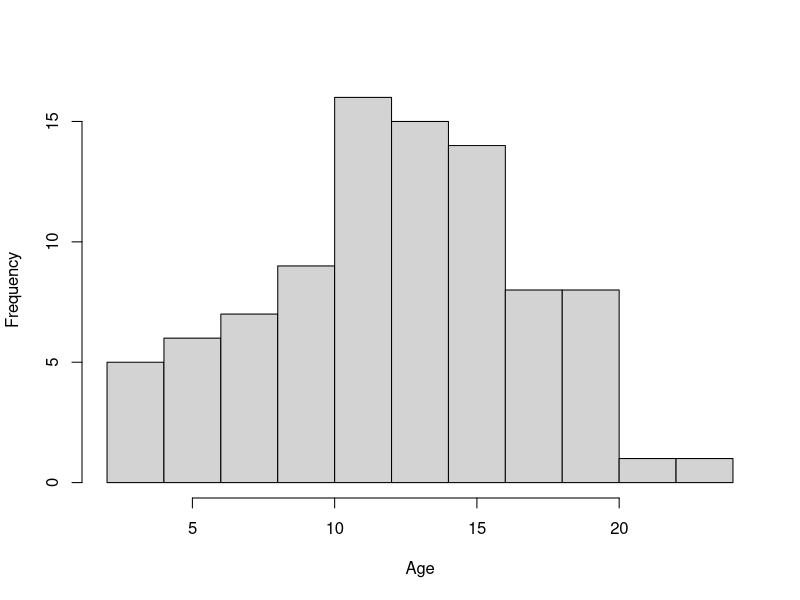
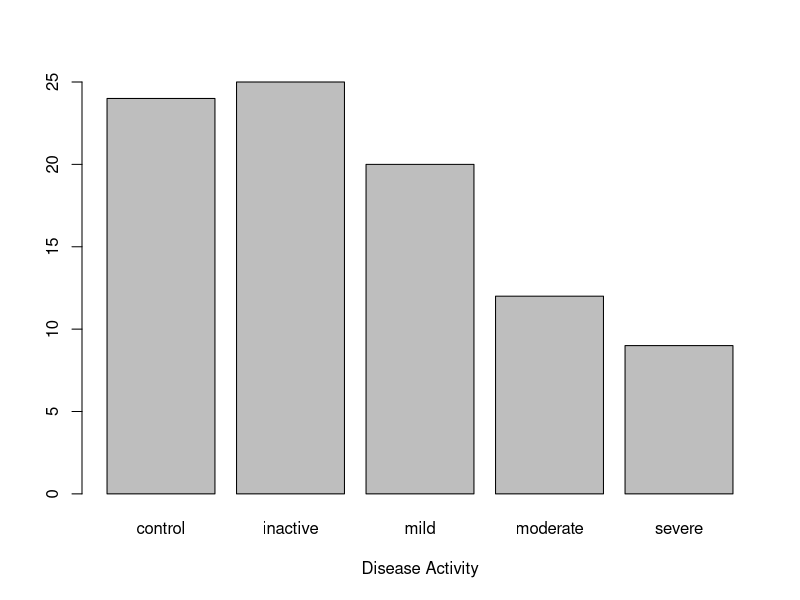
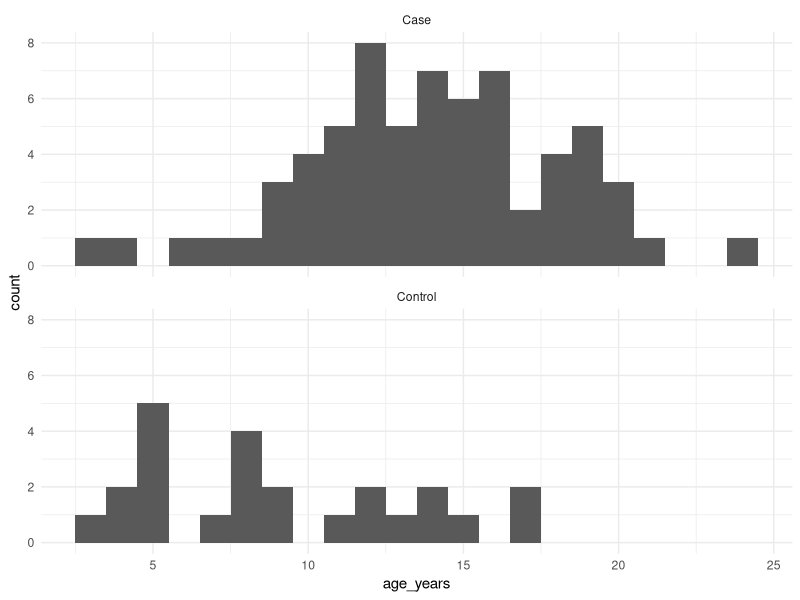
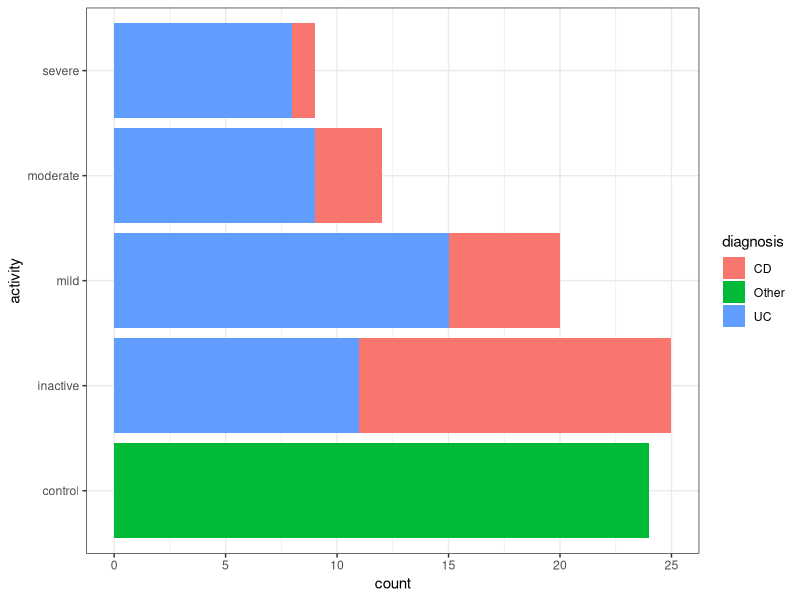
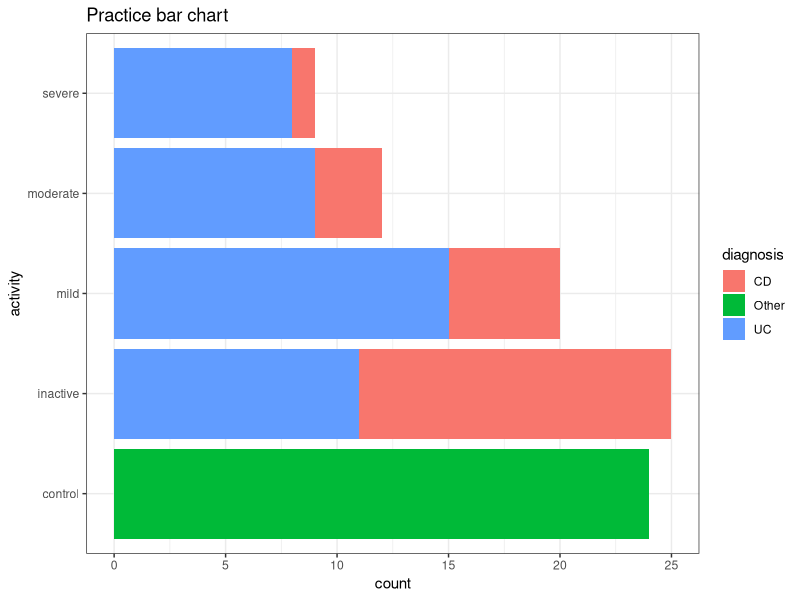
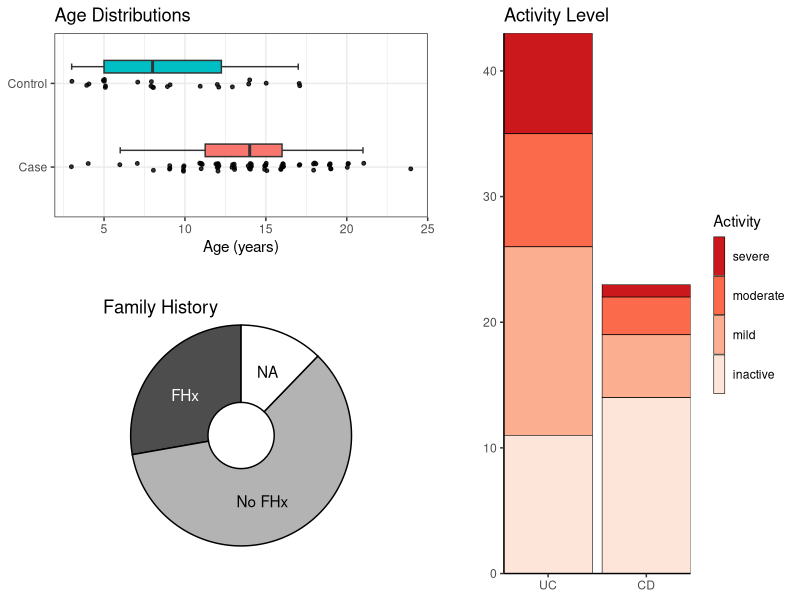
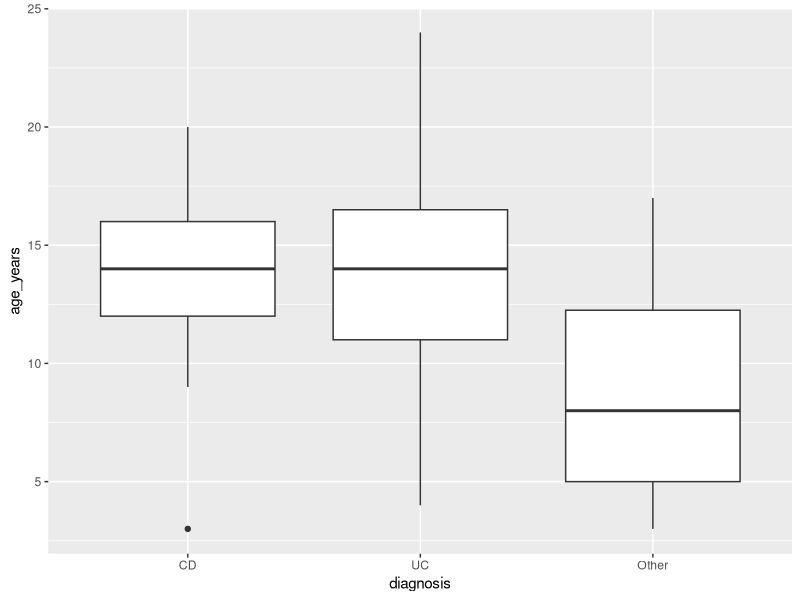
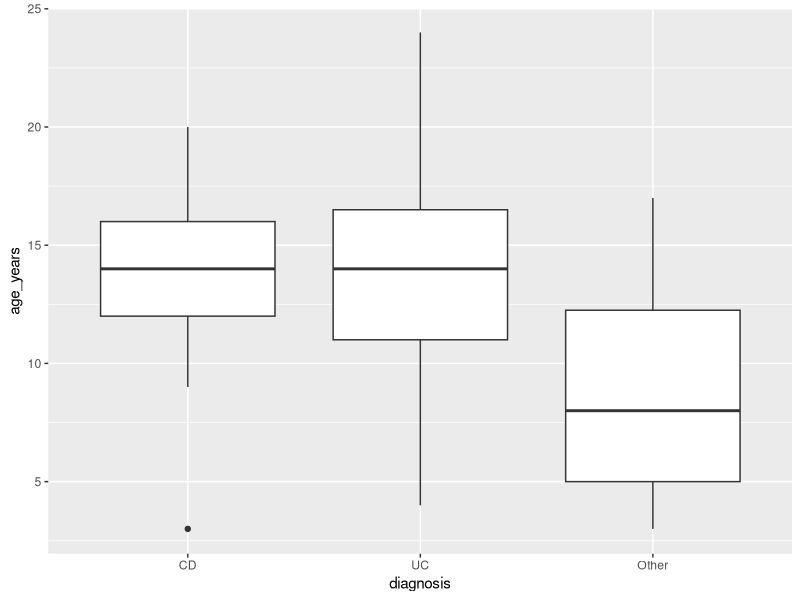

Source code (R) for these figures, in order: (Note: this script raises an error after producing the figures.)
## ---- chunk 1
# `readxl` is for reading data from Excel files
library(readxl)
## ---- chunk 2
# `writexl` is for writing data to a new Excel file
library(writexl) # we'll use this at the end
## ---- chunk 3
# the `here` package makes specifying file locations easier
library(here)
## ---- chunk 4
# `tidyverse` is a collection of several packages 
library(tidyverse) # (dplyr, ggplot2, and others)
## ---- chunk 5
# give your objects short but informative names!
meta <- read_excel(path = here("data/papa2012/papa2012_metadata.xlsx"), na = "NA")
meds <- read_excel(here("data/papa2012/papa2012_metadata.xlsx"), sheet = "treatment")
## ---- chunk 6
# this will work anywhere! (anywhere that the project folder is moved or copied)
meta <- read_excel(path = here("data/papa2012/papa2012_metadata.xlsx"), na = "NA")
## ---- chunk 7
meta
## ---- chunk 8
example_df <- data.frame(alphabet = LETTERS, numbers = 1:26)
## ---- chunk 9
example_tbl <- as_tibble(example_df)
example_tbl
## ---- chunk 10
table(meta$family_history, useNA = "ifany")
## ---- chunk 11
table(meta$age_years, useNA = "ifany")
## ---- chunk 12
meta %>% count(diagnosis)
## ---- chunk 13
meta %>% count(family_history, diagnosis)
## ---- chunk 14
meta %>% summarise(age_mean = mean(age_years), age_sd = sd(age_years))
## ---- chunk 15
meta %>% summarise(age_mean = mean(age_years), age_sd = sd(age_years), .by = diagnosis)
## ---- chunk 16
#| fig-width: 6
#| fig-height: 3
meta$age_years %>% hist(breaks = 10, main = NULL, xlab = "Age")
## ---- chunk 17
#| fig-width: 6
#| fig-height: 3
meta$activity %>% table() %>% barplot(xlab = "Disease Activity")
## ---- chunk 18
#| fig-width: 6
#| fig-height: 3
ggplot(meta) +
  geom_histogram(aes(age_years), binwidth = 1) +
  facet_wrap(~case_control, ncol = 1) +
  theme_minimal()
## ---- chunk 19
#| fig-width: 8
#| fig-height: 3
ggplot(meta) +
  geom_bar(aes(y = activity, fill = diagnosis)) +
  theme_bw()
## ---- chunk 20
# Assign your plot to an R object
plot_practice_bars <- ggplot(meta) +
  geom_bar(aes(y = activity, fill = diagnosis)) +
  ggtitle("Practice bar chart") +
  theme_bw()

# create a folder for figures
dir.create(here("practical-1/figs"))

# Write the plot to a file, with ggsave
ggsave(
  plot = plot_practice_bars, 
  filename = here("practical-1/figs/practice-barchart.png"),
  width = 6, height = 3, units = "in", dpi = 300
)
## ---- chunk 21
unlink(here("practical-1/figs"), recursive = TRUE)
## ---- chunk 22
#| fig-width: 6
#| fig-height: 3
#| echo: fenced

ggplot(meta) +
  geom_bar(aes(y = activity, fill = diagnosis)) +
  ggtitle("Practice bar chart") +
  theme_bw()
## ---- chunk 23
#| code-fold: true
#| warning: false
#| fig-width: 8
#| fig-height: 6
library(patchwork)

plot_list <- list()

# age boxplot
plot_list$box <- meta %>%
  ggplot(aes(y = case_control, x = age_years)) +
  geom_boxplot(
    mapping = aes(fill = case_control),
    width = 0.15, staplewidth = 0.5, outliers = FALSE,
    position = position_nudge(y = 0.2),
    show.legend = FALSE
  ) +
  geom_jitter(height = 0.05, width = 0.1, alpha = 0.8, size = 1) +
  labs(y = NULL, x = "Age (years)", title = "Age Distributions") +
  theme_bw() +
  theme(plot.margin = margin(b = 20, r = 20))

# plot_list$box

# family history piechart
plot_list$pie <- meta %>%
  ggplot(aes(y = 1, fill = family_history)) +
  geom_bar(position = "stack", colour = "black") +
  scale_fill_manual(
    values = c(fhx = "grey30", nofhx = "grey70"),
    na.value = "white", guide = "none"
  ) +
  annotate("text", x = I(pi / 8), y = I(0.25), label = "NA") +
  annotate("text", x = I(0.9 * pi), y = I(0.25), label = "No FHx") +
  annotate("text", x = I(1.7 * pi), y = I(0.25), label = "FHx", colour = "white") +
  labs(tag = "Family History") +
  labs(x = NULL, y = NULL) +
  coord_radial(expand = FALSE, inner.radius = 0.3) +
  theme_void() +
  theme(plot.tag.location = "panel", plot.margin = margin(t = 10))

# plot_list$pie

# activity barchart
plot_list$bar <- meta %>%
  ggplot(aes(
    x = diagnosis,
    fill = factor(activity, c("severe", "moderate", "mild", "inactive"))
  )) +
  geom_bar(colour = "black", linewidth = 0.2) +
  scale_x_discrete(limits = c("UC", "CD")) +
  scale_fill_brewer(name = "Activity", palette = "Reds", direction = -1) +
  labs(title = "Activity Level", x = NULL, y = NULL) +
  coord_cartesian(ylim = c(0, NA), expand = FALSE) +
  theme_classic() +
  theme(
    plot.margin = margin(l = 20),
    legend.key.height = unit(1, "cm"), legend.key.width = unit(3, "mm")
  )

# plot_list$bar

# assemble with patchwork
wrap_plots(
  A = plot_list$box, C = plot_list$bar,
  B = plot_list$pie, guides = "collect",
  design =
    "AAC
 AAC
 BBC
 BBC
 BBC"
)
## ---- chunk 24
meta
## ---- chunk 25
meds
## ---- chunk 26
all_meta <- left_join(meta, meds)
## ---- chunk 27
# this should do the same thing as the natural join shown above
all_meta <- left_join(meta, meds, by = join_by(ID, diagnosis))
## ---- chunk 28
# create a logical variable, TRUE if patient has family history of IBD
all_meta$ibd_fhx <- all_meta$family_history == "fhx"

# always check the result is what you expected!
all_meta[, c("ID", "family_history", "ibd_fhx")]
## ---- chunk 29
# this is equivalent to the previous block
all_meta <- all_meta %>% mutate(ibd_fhx = family_history == "fhx")

# check the result again
all_meta %>% select(ID, family_history, ibd_fhx)
## ---- chunk 30
#| fig-width: 6
#| fig-height: 3

all_meta %>%
  mutate(diagnosis = factor(diagnosis, levels = c("CD", "UC", "Other"))) %>%
  ggplot(aes(diagnosis, age_years)) +
  geom_boxplot()
## ---- chunk 31
class(all_meta$diagnosis) # no persistent changes, diagnosis is still character!
## ---- chunk 32
#| fig-width: 6
#| fig-height: 3
all_meta <- all_meta %>% mutate(diagnosis = factor(diagnosis, c("CD", "UC", "Other")))
all_meta %>% ggplot(aes(diagnosis, age_years)) +
  geom_boxplot()
## ---- chunk 33
class(all_meta$diagnosis)
## ---- chunk 34
table(all_meta$medication, useNA = "if")
table(all_meta$immunosuppression_level, useNA = "if")
## ---- chunk 35
all_meta <- all_meta %>% mutate(
  medication = if_else(case_control == "Control", true = "none", false = medication),
  immunosuppression_level = if_else(case_control == "Control", true = "none", false = immunosuppression_level)
)

# check the result!
all_meta %>% select(ID, case_control, medication, immunosuppression_level)
## ---- chunk 36
all_meta <- all_meta %>% mutate(
  abx = str_detect(medication, "abx"),
  steroids = str_detect(medication, "steroids"),
  imsp_other = str_detect(medication, "imsp"),
  imsp_any = steroids | imsp_other
)

# check the result!
# all_meta %>% select(case_control, medication, abx, steroids, imsp_other, imsp_any)
## ---- chunk 37
all_meta <- all_meta %>% mutate(
  diagnosis = factor(diagnosis, c("Other", "CD", "UC")),
  active = factor(active, c("control", "inactive", "active")),
  activity = factor(activity, c("control", "inactive", "mild", "moderate", "severe"))
)
## ---- chunk 38
all_meta <- all_meta %>% mutate(
  immunosuppression_level = factor(x = immunosuppression_level, c(
    "none", "level0", "level1", "level2", "level3", "level4"
  ))
)
## ---- chunk 39
all_meta %>% select(diagnosis, activity, immunosuppression_level)
## ---- chunk 40
output_path <- here("data", "papa2012", "processed")
dir.create(output_path)
## ---- chunk 41
write_xlsx(all_meta, here(output_path, "all_metadata.xlsx"))
## ---- chunk 42
write_csv(all_meta, here(output_path, "all_metadata.csv"))
## ---- chunk 43
saveRDS(all_meta, here(output_path, "all_metadata.rds"))
## ---- chunk 44
#| include: false
# these files can be used if participants fail to replicate processing
dir.create(here(output_path, "backup"))
write_csv(all_meta, here(output_path, "backup", "all_metadata.csv"))
write_xlsx(all_meta, here(output_path, "backup", "all_metadata.xlsx"))
saveRDS(all_meta, file = here(output_path, "backup", "all_metadata.rds"))
## ---- chunk 45
sessioninfo::session_info()
